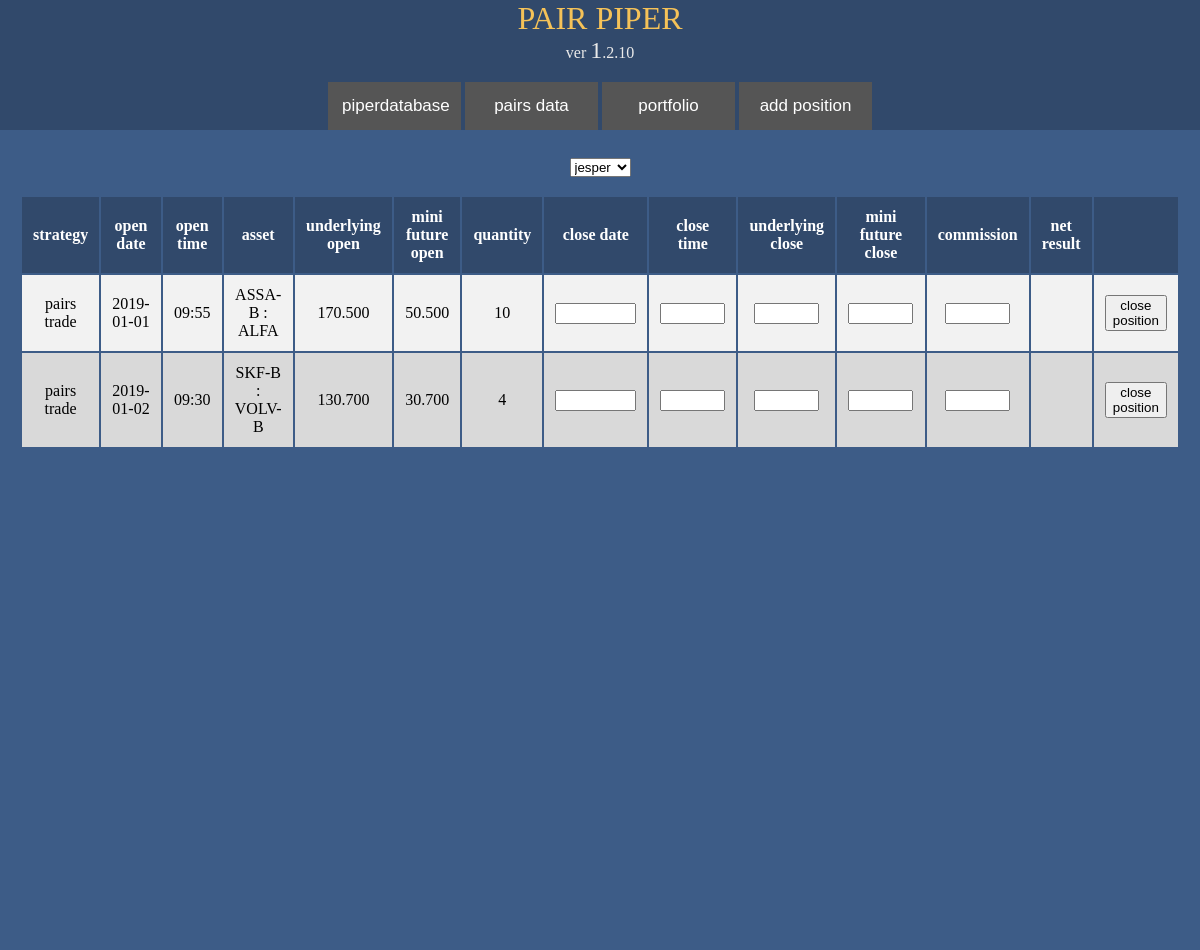
The page /portfolio/ on the database its author committed.
### addposition/models.py (models this page shows)
class AddPositionmodel(models.Model):
    trade_id = models.IntegerField(default=None, null=True)
    trade_type = models.CharField(max_length=30, default=None, null=True)
    strategy = models.CharField(max_length=30, default=None, null=True)
    product_type = models.CharField(max_length=30, default=None, null=True)
    asset = models.CharField(max_length=30, default=None, null=True)
    currency = models.DecimalField(max_digits=10, decimal_places=3, default=None, null=True)
    open_date = models.CharField(max_length=30, default=None, null=True)
    open_time = models.CharField(max_length=30, default=None, null=True)
    open_price = models.DecimalField(max_digits=10, decimal_places=3, default=None, null=True)
    ul_open = models.DecimalField(max_digits=10, decimal_places=3, default=None, null=True)
    true_exposure = models.DecimalField(max_digits=10, decimal_places=3, default=None, null=True)
    fx_open = models.DecimalField(max_digits=10, decimal_places=3, default=None, null=True)
    net_open_sek = models.DecimalField(max_digits=10, decimal_places=3, default=None, null=True)
    quantity = models.IntegerField(default=None, null=True)
    close_date = models.CharField(max_length=30, default=None, null=True)
    close_time = models.CharField(max_length=30, default=None, null=True)
    ul_close = models.DecimalField(max_digits=10, decimal_places=3, default=None, null=True)
    fx_close = models.DecimalField(max_digits=10, decimal_places=3, default=None, null=True)
    net_close_sek = models.DecimalField(max_digits=10, decimal_places=3, default=None, null=True)
    commission = models.DecimalField(max_digits=10, decimal_places=3, default=None, null=True)
    net_result_sek = models.DecimalField(max_digits=10, decimal_places=3, default=None, null=True)
    mf_finlevel = models.DecimalField(max_digits=10, decimal_places=3, default=None, null=True)
    opt_type = models.CharField(max_length=30, default=None, null=True)
    opt_date = models.CharField(max_length=30, default=None, null=True)
    opt_strie = models.DecimalField(max_digits=10, decimal_places=3, default=None, null=True)
    user = models.CharField(max_length=30, default=None, null=True)
    class Meta():
        db_table = 'portfolio'

### portfolio/views.py (the view)
# urls.py: path('portfolio/', portfolio.views.PrintPortfolio, name='PrintPortfolio'),
def PrintPortfolio(request):
    template_name = 'portfolio/portfolio.html'
    queryset = PortfolioPart.objects.all()
    context = {
        'object_list': queryset,
    }
    return render(request, template_name, context)

### portfolio/templates/portfolio/portfolio.html (shortened to what this page needs)
{% extends 'base.html' %}
{% block content %}
<div class="portfolio">
    <select>
        <option value="jesper">jesper</option>
    </select>
    <br>
    <br>
    <table>
            <tr>
                <th>strategy</th>
                <th>open date</th>
                <th>open time</th>
                <th>asset</th>
                <th>underlying open</th>
                <th>mini future open</th>
                <th>quantity</th>
                <th>close date</th>
                <th>close time</th>
                <th>underlying close</th>
                <th>mini future close</th>
                <th>commission</th>
                <th>net result</th>
                <th></th>
            </tr>
            {% for obj in object_list %}
            <tr>
                <td>{{ obj.strategy }}</td>
                <td>{{ obj.open_date }}</td>
                <td>{{ obj.open_time }}</td>
                <td>{{ obj.asset }}</td>
                <td>{{ obj.ul_open }}</td>
                <td>{{ obj.open_price }}</td>
                <td>{{ obj.quantity }}</td>
                <td><input type="text" size="7" maxlength="10"></td>
                <td><input type="text" size="5" maxlength="10"></td>
                <td><input type="text" size="5" maxlength="10"></td>
                <td><input type="text" size="5" maxlength="10"></td>
                <td><input type="text" size="5" maxlength="10"></td>
                <td></td>
                <td><button>close position</button></td>
            </tr>
            {% endfor %}
    </table>
</div>
{% endblock %}

### templates/base.html (shortened to what this page needs)
{% load static %}
<html>
    <head>
    <link rel="stylesheet" href="{% static 'css/style.css' %}" type="text/css" />
	</head>
<body>
<center>
    <div class="page_header">
        <font color=#f5c258 size="6">PAIR PIPER</font><br>  ver <font size=5>1</font>.2.10<br><br>
        <button class="tablink" onclick="window.location.href='/piperdatabase';">piperdatabase</button>
        <button class="tablink" onclick="window.location.href='/pairsdata';">pairs data</button>
        <button class="tablink" onclick="window.location.href='/portfolio';">portfolio</button>
        <button class="tablink" onclick="window.location.href='/addposition';">add position</button>
    </div>
    <div class="content_container">
        <br>
        {% block content %}
        {% endblock %}
    </div>
</center>
</body>
</html>

### static/css/style.css (style rules this page uses)
body, html { background-color: #31496b; height: 100%; margin: 0; font-family: Calibri; color: #eaeaea; }
.tablink { background-color: #555; color: white; float: center; border: none; outline: none; cursor: pointer; padding: 14px 14px; transition: 0.3s; font-size: 17px; width: 133px; }
.content_container { background-color: #3d5c87; color: white; padding: 10px 20px; height: 100%; }
.portfolio th, td { text-align: center; padding: 11px; }
.portfolio tr:nth-child(even) { background-color: #f2f2f2 }
.portfolio tr { background-color: #d9d9d9; color: black }
.portfolio th { background-color: #31496b; color: white; }

### rows shown on the page
AddPositionmodel: strategy "pairs trade", open_date "2019-01-01", open_time "09:55", asset "ASSA-B : ALFA", ul_open "170.500", open_price "50.500", quantity "10"
AddPositionmodel: strategy "pairs trade", open_date "2019-01-02", open_time "09:30", asset "SKF-B : VOLV-B", ul_open "130.700", open_price "30.700", quantity "4"
